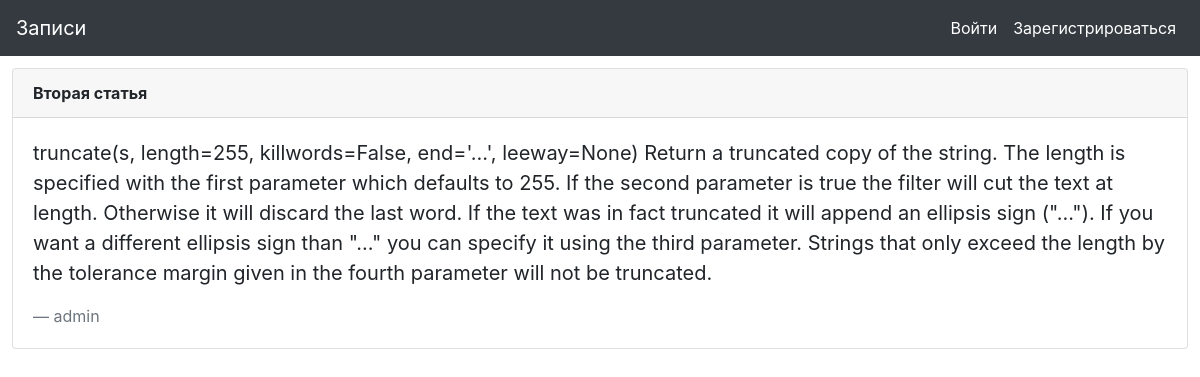
Screenshot of /post/2 with the database file from the repository.
### website/models.py (models this page shows, shortened)
class Posts(db.Model):
    id = db.Column(db.Integer, primary_key = True)
    title = db.Column(db.String(20), nullable = False)
    text = db.Column(db.String(255), nullable = False)
    author_name = db.Column(db.String(20), nullable = False)
    author_id = db.Column(db.Integer, nullable = False)

### website/routes.py (the view)
@app.route('/post/<int:post_id>')
def post(post_id):
    conn = sqlite3.connect('website/site.db')
    c = conn.cursor()
    all_rows = c.execute('SELECT * FROM posts WHERE id = ?', str(post_id)).fetchall()
    if all_rows == []:
        return render_template('404.html')
    else:
        return render_template('post_id.html', all_rows = all_rows)

### website/templates/post_id.html
{% extends "layout.html" %}
{% block content %}
{% for data in all_rows %}
<div class="card", style='margin: 1%'>
  <div class="card-header">
    <b> {{ data[1] }} </b>
  </div>
  <div class="card-body">
    <blockquote class="blockquote mb-0">
      <p> {{ data[2] }}</p>
      <footer class="blockquote-footer">{{ data[3] }}</footer>
    </blockquote>
  </div>
</div>
{% endfor %}
{% endblock %}

### rows the page displays
Posts: title "Вторая статья", text "truncate(s, length=255, killwords=False, end='...', leeway=None) Return a truncated copy of the string. The length is specified with the first parameter which defaults to 255. If the second parameter is true the filter will cut the text at length. Otherwise it will discard the last word. If the text was in fact truncated it will append an ellipsis sign (\"...\"). If you want a different ellipsis sign than \"...\" you can specify it using the third parameter. Strings that only exceed the length by the tolerance margin given in the fourth parameter will not be truncated.", author_name "admin"
